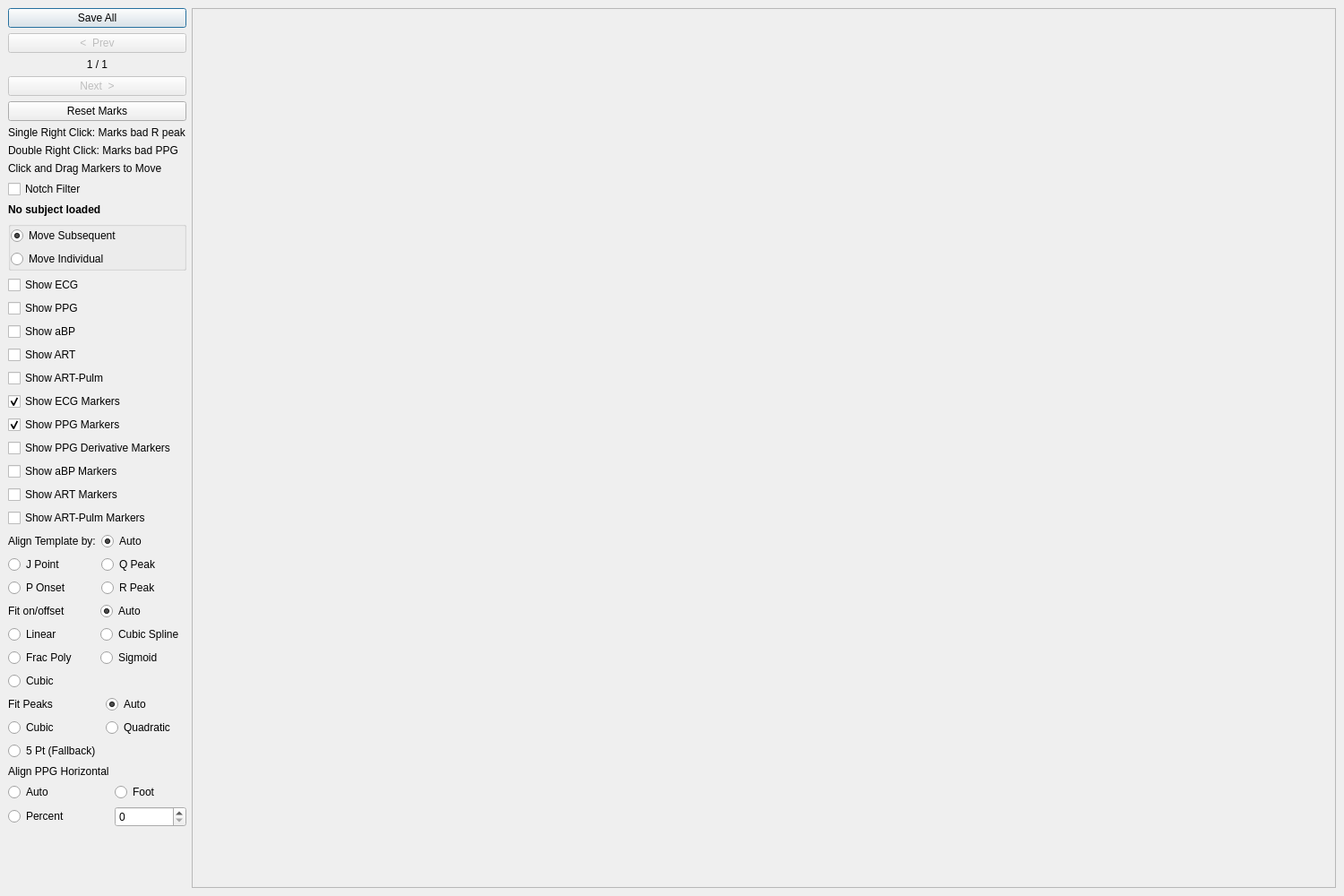
<?xml version="1.0" encoding="UTF-8"?>
<ui version="4.0">
 <class>TemplateViewerWindow</class>
 <widget class="QMainWindow" name="TemplateViewerWindow">
  <property name="geometry">
   <rect>
    <x>0</x>
    <y>0</y>
    <width>1500</width>
    <height>1000</height>
   </rect>
  </property>
  <property name="windowTitle">
   <string>Template Marking Viewer</string>
  </property>
  <widget class="QWidget" name="centralwidget">
   <layout class="QHBoxLayout" name="horizontalLayout" stretch="0,1">
    <item>
     <layout class="QVBoxLayout" name="verticalLayout_2">
      <item>
       <widget class="QPushButton" name="finishButton">
        <property name="maximumSize">
         <size>
          <width>500</width>
          <height>16777215</height>
         </size>
        </property>
        <property name="text">
         <string>Save All</string>
        </property>
        <property name="shortcut">
         <string>Return</string>
        </property>
        <property name="default">
         <bool>true</bool>
        </property>
       </widget>
      </item>
      <item>
       <layout class="QHBoxLayout" name="horizontalLayout_8">
        <item>
         <widget class="QPushButton" name="prevButton">
          <property name="enabled">
           <bool>false</bool>
          </property>
          <property name="minimumSize">
           <size>
            <width>80</width>
            <height>0</height>
           </size>
          </property>
          <property name="text">
           <string>&lt;  Prev</string>
          </property>
          <property name="shortcut">
           <string>Left</string>
          </property>
         </widget>
        </item>
       </layout>
      </item>
      <item>
       <widget class="QLabel" name="pageLabel">
        <property name="minimumSize">
         <size>
          <width>80</width>
          <height>0</height>
         </size>
        </property>
        <property name="text">
         <string>1 / 1</string>
        </property>
        <property name="alignment">
         <set>Qt::AlignmentFlag::AlignCenter</set>
        </property>
       </widget>
      </item>
      <item>
       <widget class="QPushButton" name="nextButton">
        <property name="enabled">
         <bool>false</bool>
        </property>
        <property name="minimumSize">
         <size>
          <width>80</width>
          <height>0</height>
         </size>
        </property>
        <property name="text">
         <string>Next  &gt;</string>
        </property>
        <property name="shortcut">
         <string>Right</string>
        </property>
       </widget>
      </item>
      <item>
       <widget class="QPushButton" name="reset_marks">
        <property name="text">
         <string>Reset Marks</string>
        </property>
       </widget>
      </item>
      <item>
       <widget class="QLabel" name="instructionsLabel">
        <property name="text">
         <string>Single Right Click: Marks bad R peak</string>
        </property>
       </widget>
      </item>
      <item>
       <widget class="QLabel" name="label">
        <property name="text">
         <string>Double Right Click: Marks bad PPG</string>
        </property>
       </widget>
      </item>
      <item>
       <widget class="QLabel" name="label_2">
        <property name="text">
         <string>Click and Drag Markers to Move</string>
        </property>
       </widget>
      </item>
      <item>
       <widget class="QCheckBox" name="notch_filter">
        <property name="text">
         <string>Notch Filter</string>
        </property>
       </widget>
      </item>
      <item>
       <widget class="QLabel" name="subjectLabel">
        <property name="maximumSize">
         <size>
          <width>135</width>
          <height>16777215</height>
         </size>
        </property>
        <property name="font">
         <font>
          <bold>true</bold>
         </font>
        </property>
        <property name="text">
         <string>No subject loaded</string>
        </property>
        <property name="wordWrap">
         <bool>true</bool>
        </property>
       </widget>
      </item>
      <item>
       <widget class="QGroupBox" name="groupBox">
        <property name="title">
         <string/>
        </property>
        <layout class="QVBoxLayout" name="verticalLayout">
         <property name="leftMargin">
          <number>0</number>
         </property>
         <property name="topMargin">
          <number>0</number>
         </property>
         <property name="rightMargin">
          <number>0</number>
         </property>
         <property name="bottomMargin">
          <number>0</number>
         </property>
         <item>
          <widget class="QRadioButton" name="move_subsequent_delta">
           <property name="text">
            <string>Move Subsequent</string>
           </property>
           <property name="checked">
            <bool>true</bool>
           </property>
           <attribute name="buttonGroup">
            <string notr="true">buttonGroup</string>
           </attribute>
          </widget>
         </item>
         <item>
          <widget class="QRadioButton" name="move_individual">
           <property name="text">
            <string>Move Individual</string>
           </property>
           <attribute name="buttonGroup">
            <string notr="true">buttonGroup</string>
           </attribute>
          </widget>
         </item>
        </layout>
       </widget>
      </item>
      <item>
       <widget class="QCheckBox" name="show_ecg">
        <property name="text">
         <string>Show ECG</string>
        </property>
       </widget>
      </item>
      <item>
       <widget class="QCheckBox" name="show_ppg">
        <property name="text">
         <string>Show PPG</string>
        </property>
       </widget>
      </item>
      <item>
       <widget class="QCheckBox" name="show_abp">
        <property name="text">
         <string>Show aBP</string>
        </property>
       </widget>
      </item>
      <item>
       <widget class="QCheckBox" name="show_art">
        <property name="text">
         <string>Show ART</string>
        </property>
       </widget>
      </item>
      <item>
       <widget class="QCheckBox" name="show_art_pulm">
        <property name="text">
         <string>Show ART-Pulm</string>
        </property>
       </widget>
      </item>
      <item>
       <widget class="QCheckBox" name="show_ecg_markers">
        <property name="enabled">
         <bool>true</bool>
        </property>
        <property name="text">
         <string>Show ECG Markers</string>
        </property>
        <property name="checked">
         <bool>true</bool>
        </property>
       </widget>
      </item>
      <item>
       <widget class="QCheckBox" name="show_ppg_markers">
        <property name="text">
         <string>Show PPG Markers</string>
        </property>
        <property name="checked">
         <bool>true</bool>
        </property>
       </widget>
      </item>
      <item>
       <widget class="QCheckBox" name="show_ppg_deriv">
        <property name="text">
         <string>Show PPG Derivative Markers</string>
        </property>
       </widget>
      </item>
      <item>
       <widget class="QCheckBox" name="show_abp_markers">
        <property name="text">
         <string>Show aBP Markers</string>
        </property>
       </widget>
      </item>
      <item>
       <widget class="QCheckBox" name="show_art_markers">
        <property name="text">
         <string>Show ART Markers</string>
        </property>
       </widget>
      </item>
      <item>
       <widget class="QCheckBox" name="show_art_pulm_markers">
        <property name="text">
         <string>Show ART-Pulm Markers</string>
        </property>
       </widget>
      </item>
      <item>
       <layout class="QGridLayout" name="align_button_grid">
        <item row="2" column="0">
         <widget class="QRadioButton" name="p_align_button">
          <property name="text">
           <string>P Onset</string>
          </property>
          <attribute name="buttonGroup">
           <string notr="true">buttonGroup_2</string>
          </attribute>
         </widget>
        </item>
        <item row="2" column="1">
         <widget class="QRadioButton" name="r_align_button">
          <property name="text">
           <string>R Peak</string>
          </property>
          <attribute name="buttonGroup">
           <string notr="true">buttonGroup_2</string>
          </attribute>
         </widget>
        </item>
        <item row="1" column="1">
         <widget class="QRadioButton" name="q_align_button">
          <property name="text">
           <string>Q Peak</string>
          </property>
          <attribute name="buttonGroup">
           <string notr="true">buttonGroup_2</string>
          </attribute>
         </widget>
        </item>
        <item row="0" column="0">
         <widget class="QLabel" name="label_4">
          <property name="text">
           <string>Align Template by:</string>
          </property>
         </widget>
        </item>
        <item row="0" column="1">
         <widget class="QRadioButton" name="automatic_align_button">
          <property name="text">
           <string>Auto</string>
          </property>
          <property name="checked">
           <bool>true</bool>
          </property>
          <attribute name="buttonGroup">
           <string notr="true">buttonGroup_2</string>
          </attribute>
         </widget>
        </item>
        <item row="1" column="0">
         <widget class="QRadioButton" name="j_point_align_button">
          <property name="text">
           <string>J Point</string>
          </property>
          <attribute name="buttonGroup">
           <string notr="true">buttonGroup_2</string>
          </attribute>
         </widget>
        </item>
       </layout>
      </item>
      <item>
       <layout class="QGridLayout" name="onoffset_fit_button_grid">
        <item row="2" column="0">
         <widget class="QRadioButton" name="fracpoly_fit_onoffset">
          <property name="text">
           <string>Frac Poly</string>
          </property>
          <attribute name="buttonGroup">
           <string notr="true">buttonGroup_4</string>
          </attribute>
         </widget>
        </item>
        <item row="1" column="0">
         <widget class="QRadioButton" name="linear_fit_onoffset">
          <property name="text">
           <string>Linear</string>
          </property>
          <attribute name="buttonGroup">
           <string notr="true">buttonGroup_4</string>
          </attribute>
         </widget>
        </item>
        <item row="0" column="1">
         <widget class="QRadioButton" name="auto_fit_onoffset">
          <property name="text">
           <string>Auto</string>
          </property>
          <property name="checked">
           <bool>true</bool>
          </property>
          <attribute name="buttonGroup">
           <string notr="true">buttonGroup_4</string>
          </attribute>
         </widget>
        </item>
        <item row="2" column="1">
         <widget class="QRadioButton" name="sigmoid_fit_onoffset">
          <property name="text">
           <string>Sigmoid</string>
          </property>
          <attribute name="buttonGroup">
           <string notr="true">buttonGroup_4</string>
          </attribute>
         </widget>
        </item>
        <item row="0" column="0">
         <widget class="QLabel" name="onoffset_label">
          <property name="text">
           <string>Fit on/offset</string>
          </property>
         </widget>
        </item>
        <item row="1" column="1">
         <widget class="QRadioButton" name="cubic_spline_fit_onoffset">
          <property name="text">
           <string>Cubic Spline</string>
          </property>
          <attribute name="buttonGroup">
           <string notr="true">buttonGroup_4</string>
          </attribute>
         </widget>
        </item>
        <item row="3" column="0">
         <widget class="QRadioButton" name="cubic_fit_onoffset">
          <property name="text">
           <string>Cubic</string>
          </property>
          <attribute name="buttonGroup">
           <string notr="true">buttonGroup_4</string>
          </attribute>
         </widget>
        </item>
       </layout>
      </item>
      <item>
       <layout class="QGridLayout" name="gridLayout_3">
        <item row="1" column="1">
         <widget class="QRadioButton" name="fit_peaks_parabola">
          <property name="text">
           <string>Quadratic</string>
          </property>
          <attribute name="buttonGroup">
           <string notr="true">buttonGroup_5</string>
          </attribute>
         </widget>
        </item>
        <item row="0" column="0">
         <widget class="QLabel" name="label_3">
          <property name="text">
           <string>Fit Peaks</string>
          </property>
         </widget>
        </item>
        <item row="1" column="0">
         <widget class="QRadioButton" name="fit_peaks_cubic">
          <property name="text">
           <string>Cubic</string>
          </property>
          <attribute name="buttonGroup">
           <string notr="true">buttonGroup_5</string>
          </attribute>
         </widget>
        </item>
        <item row="0" column="1">
         <widget class="QRadioButton" name="fit_peaks_auto">
          <property name="text">
           <string>Auto</string>
          </property>
          <property name="checked">
           <bool>true</bool>
          </property>
          <attribute name="buttonGroup">
           <string notr="true">buttonGroup_5</string>
          </attribute>
         </widget>
        </item>
        <item row="2" column="0">
         <widget class="QRadioButton" name="fit_peaks_5pt">
          <property name="text">
           <string>5 Pt (Fallback)</string>
          </property>
          <attribute name="buttonGroup">
           <string notr="true">buttonGroup_5</string>
          </attribute>
         </widget>
        </item>
       </layout>
      </item>
      <item>
       <layout class="QGridLayout" name="ppg_align_selection">
        <item row="1" column="1">
         <widget class="QRadioButton" name="ppg_foot_align">
          <property name="text">
           <string>Foot</string>
          </property>
          <attribute name="buttonGroup">
           <string notr="true">buttonGroup_3</string>
          </attribute>
         </widget>
        </item>
        <item row="2" column="0">
         <widget class="QRadioButton" name="ppg_specify_align">
          <property name="text">
           <string>Percent</string>
          </property>
          <attribute name="buttonGroup">
           <string notr="true">buttonGroup_3</string>
          </attribute>
         </widget>
        </item>
        <item row="2" column="1">
         <widget class="QSpinBox" name="ppg_align_percent"/>
        </item>
        <item row="1" column="0">
         <widget class="QRadioButton" name="ppg_auto_align">
          <property name="text">
           <string>Auto</string>
          </property>
          <attribute name="buttonGroup">
           <string notr="true">buttonGroup_3</string>
          </attribute>
         </widget>
        </item>
        <item row="0" column="0">
         <widget class="QLabel" name="ppg_align_label">
          <property name="text">
           <string>Align PPG Horizontal</string>
          </property>
         </widget>
        </item>
       </layout>
      </item>
      <item>
       <spacer name="verticalSpacer">
        <property name="orientation">
         <enum>Qt::Orientation::Vertical</enum>
        </property>
        <property name="sizeHint" stdset="0">
         <size>
          <width>20</width>
          <height>40</height>
         </size>
        </property>
       </spacer>
      </item>
     </layout>
    </item>
    <item>
     <widget class="QScrollArea" name="scrollArea">
      <property name="widgetResizable">
       <bool>true</bool>
      </property>
      <widget class="QWidget" name="scrollContents">
       <property name="geometry">
        <rect>
         <x>0</x>
         <y>0</y>
         <width>1281</width>
         <height>980</height>
        </rect>
       </property>
       <property name="sizePolicy">
        <sizepolicy hsizetype="Expanding" vsizetype="Expanding">
         <horstretch>0</horstretch>
         <verstretch>0</verstretch>
        </sizepolicy>
       </property>
       <layout class="QGridLayout" name="plotGrid">
        <property name="leftMargin">
         <number>0</number>
        </property>
        <property name="topMargin">
         <number>0</number>
        </property>
        <property name="rightMargin">
         <number>0</number>
        </property>
        <property name="bottomMargin">
         <number>0</number>
        </property>
        <property name="spacing">
         <number>2</number>
        </property>
       </layout>
      </widget>
     </widget>
    </item>
   </layout>
  </widget>
  <action name="actionMoveSubsequent">
   <property name="checkable">
    <bool>true</bool>
   </property>
   <property name="checked">
    <bool>true</bool>
   </property>
   <property name="text">
    <string>Move Subsequent Dicrotic</string>
   </property>
  </action>
 </widget>
 <resources/>
 <connections>
  <connection>
   <sender>finishButton</sender>
   <signal>clicked()</signal>
   <receiver>TemplateViewerWindow</receiver>
   <slot>save_bin_and_csv()</slot>
   <hints>
    <hint type="sourcelabel">
     <x>20</x>
     <y>20</y>
    </hint>
    <hint type="destinationlabel">
     <x>20</x>
     <y>20</y>
    </hint>
   </hints>
  </connection>
  <connection>
   <sender>prevButton</sender>
   <signal>clicked()</signal>
   <receiver>TemplateViewerWindow</receiver>
   <slot>onPrevPage()</slot>
   <hints>
    <hint type="sourcelabel">
     <x>20</x>
     <y>20</y>
    </hint>
    <hint type="destinationlabel">
     <x>20</x>
     <y>20</y>
    </hint>
   </hints>
  </connection>
  <connection>
   <sender>nextButton</sender>
   <signal>clicked()</signal>
   <receiver>TemplateViewerWindow</receiver>
   <slot>onNextPage()</slot>
   <hints>
    <hint type="sourcelabel">
     <x>20</x>
     <y>20</y>
    </hint>
    <hint type="destinationlabel">
     <x>20</x>
     <y>20</y>
    </hint>
   </hints>
  </connection>
 </connections>
 <slots>
  <slot>save_bin_and_csv()</slot>
  <slot>onPrevPage()</slot>
  <slot>onNextPage()</slot>
 </slots>
 <buttongroups>
  <buttongroup name="buttonGroup_4"/>
  <buttongroup name="buttonGroup"/>
  <buttongroup name="buttonGroup_5"/>
  <buttongroup name="buttonGroup_2"/>
  <buttongroup name="buttonGroup_3"/>
 </buttongroups>
</ui>
